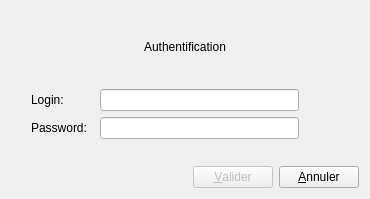
<?xml version="1.0" encoding="UTF-8"?>
<ui version="4.0">
 <class>login</class>
 <widget class="QDialog" name="login">
  <property name="geometry">
   <rect>
    <x>0</x>
    <y>0</y>
    <width>370</width>
    <height>199</height>
   </rect>
  </property>
  <property name="windowTitle">
   <string>Gestion Back Office</string>
  </property>
  <layout class="QHBoxLayout" name="horizontalLayout_4">
   <item>
    <layout class="QVBoxLayout" name="verticalLayout">
     <item>
      <layout class="QHBoxLayout" name="horizontalLayout_2">
       <item>
        <spacer name="horizontalSpacer">
         <property name="orientation">
          <enum>Qt::Horizontal</enum>
         </property>
         <property name="sizeHint" stdset="0">
          <size>
           <width>40</width>
           <height>20</height>
          </size>
         </property>
        </spacer>
       </item>
       <item>
        <widget class="QLabel" name="label">
         <property name="text">
          <string>Authentification</string>
         </property>
        </widget>
       </item>
       <item>
        <spacer name="horizontalSpacer_2">
         <property name="orientation">
          <enum>Qt::Horizontal</enum>
         </property>
         <property name="sizeHint" stdset="0">
          <size>
           <width>40</width>
           <height>20</height>
          </size>
         </property>
        </spacer>
       </item>
      </layout>
     </item>
     <item>
      <layout class="QFormLayout" name="formLayout">
       <property name="leftMargin">
        <number>20</number>
       </property>
       <property name="rightMargin">
        <number>60</number>
       </property>
       <item row="0" column="0">
        <widget class="QLabel" name="labelLogin">
         <property name="text">
          <string>Login: </string>
         </property>
        </widget>
       </item>
       <item row="0" column="1">
        <widget class="QLineEdit" name="lineEditLogin"/>
       </item>
       <item row="1" column="0">
        <widget class="QLabel" name="labelPassword">
         <property name="text">
          <string>Password:  </string>
         </property>
        </widget>
       </item>
       <item row="1" column="1">
        <widget class="QLineEdit" name="lineEditPassword">
         <property name="echoMode">
          <enum>QLineEdit::Password</enum>
         </property>
        </widget>
       </item>
      </layout>
     </item>
     <item>
      <layout class="QHBoxLayout" name="horizontalLayout_3">
       <item>
        <spacer name="horizontalSpacer_3">
         <property name="orientation">
          <enum>Qt::Horizontal</enum>
         </property>
         <property name="sizeHint" stdset="0">
          <size>
           <width>40</width>
           <height>20</height>
          </size>
         </property>
        </spacer>
       </item>
       <item>
        <layout class="QHBoxLayout" name="horizontalLayout">
         <item>
          <widget class="QPushButton" name="pushButtonValider">
           <property name="enabled">
            <bool>false</bool>
           </property>
           <property name="text">
            <string>&amp;Valider</string>
           </property>
           <property name="icon">
            <iconset resource="nWBackOffice.qrc">
             <normaloff>:/icones/valider</normaloff>:/icones/valider</iconset>
           </property>
          </widget>
         </item>
         <item>
          <widget class="QPushButton" name="pushButtonAnnuler">
           <property name="text">
            <string>&amp;Annuler</string>
           </property>
           <property name="icon">
            <iconset resource="nWBackOffice.qrc">
             <normaloff>:/icones/quitter</normaloff>:/icones/quitter</iconset>
           </property>
          </widget>
         </item>
        </layout>
       </item>
      </layout>
     </item>
    </layout>
   </item>
  </layout>
 </widget>
 <resources>
  <include location="nWBackOffice.qrc"/>
 </resources>
 <connections/>
</ui>
